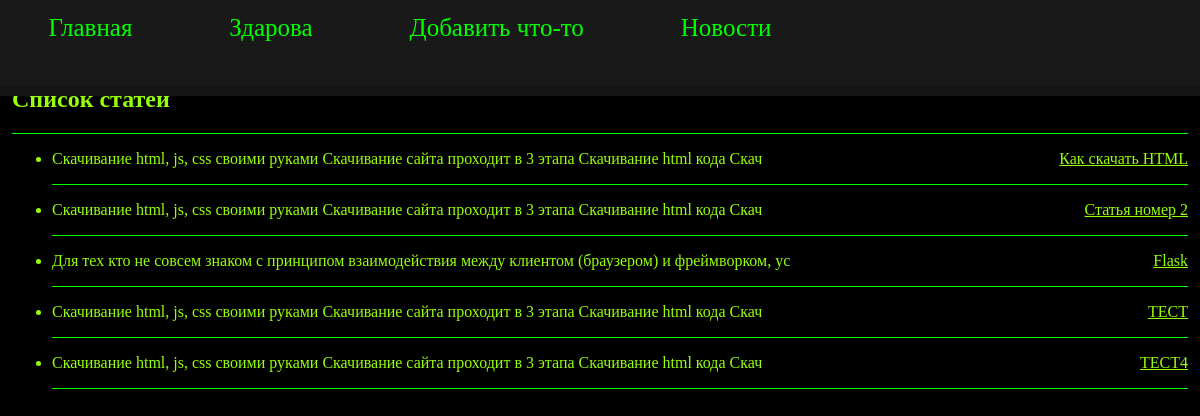
The app's page /db/index_db/, older data.
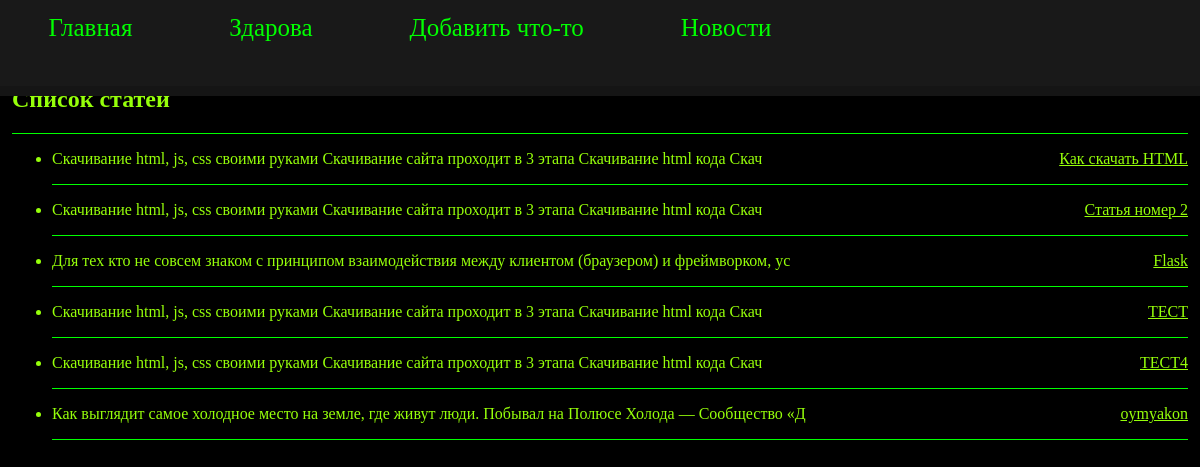
The same page, newer data.
### tables this page shows
CREATE TABLE mainmenu (
id integer primary key autoincrement,
title text not null,
url text not null
);

CREATE TABLE posts (
id integer primary key autoincrement,
title text not null,
text text not null,
url text not null,
username text not null,
time integer not null
);

### app.py (the view)
@app.route("/db/index_db/", methods=["POST", "GET"])
def index_db():
    db = get_db()
    db = FlaskDatabase(db)
    if request.method == "POST":
        db.del_post(request.form["id"])
        print(request.form["id"])
    return render_template("index_db.html", menu=db.mainmenu, posts=db.posts)

### app.py (called while the page is built)
def get_db():
    if not hasattr(g, "link_db"):
        g.link_db = connect_db(app)
    return g.link_db

### database.py (called while the page is built)
def connect_db(app):
    conn = sqlite3.connect(app.config["DATABASE"])
    conn.row_factory = sqlite3.Row
    return conn

    def __get__(self, instance, owner):
        return instance.get_table(self.name)

    def get_table(self, table):
        try:
            sql = f"""SELECT * FROM {table}"""
            self.__cur.execute(sql)
            res = self.__cur.fetchall()
        except sqlite3.Error as e:
            print(f"error {e}")
            return False
        return res

### templates/index_db.html (shortened to what this page needs)
{% extends 'base_adm.html' %}
{% block content %}
<h2>Список статей</h2>
<hr class="sep">
<ul class="list-posts">
    {% for p in posts %}
    <li>
        <p class="link">
            <a href="{{ url_for('show_post', alias=p.url) }}" > {{ p.title }}</a>
        </p>
        <p class="announce"> {{ (p.text|striptags)[:100]}} </p>
        <hr class="sep">
    </li>
    {% endfor %}
</ul>
{% endblock %}

### templates/base_adm.html (shortened to what this page needs)
<!DOCTYPE html>
<html lang="en">
<head>
    <link type="text/css" href="{{ url_for('static', filename='css/text.css') }}" rel="stylesheet"/>
    <link type="text/css" href="{{ url_for('static', filename='css/styles.css') }}" rel="stylesheet"/>
</head>
<body>
  {% block title -%}
  <ul class="main_menu">
      {% for i in menu %}
          <li><a href="{{url_for(i.url)}}">{{i.title -}}</a></li>
      {% endfor %}
  </ul>
  {% endblock -%}
  <div class="content">
    {% block content -%}
    {% endblock -%}
  </div>
</body>
</html>

### static/css/styles.css (style rules this page uses)
body { color: rgb(150, 255, 10); margin: 0%; background-color: black; }
body a { color: rgb(150, 255, 10); }
.main_menu { border-color: white; position: fixed; list-style: none; background: #191919; height: 12%; width: 101%; margin: -10px 0; padding: 0; color: lime; font-size: 25px; overflow: hidden; box-shadow: 0 0 0 10px #151515; }
.main_menu li { float: left; margin: 2% 4%; color: #0c1100; }
.main_menu a { color: lime; text-decoration: none; }
.content { padding: 5.5% 1%; }
.sep { color: lime; background: lime; height: 1px; border: 0; }
.list-posts li .link { float: right; margin: 0%; height: 2%; }
.announce { width: 75%; }

Row changes from the older to the newer data that the page shows:
added posts: title "oymyakon", text "Как выглядит самое холодное место на земле, где живут люди. Побывал на Полюсе Холода — Сообщество «Д"
